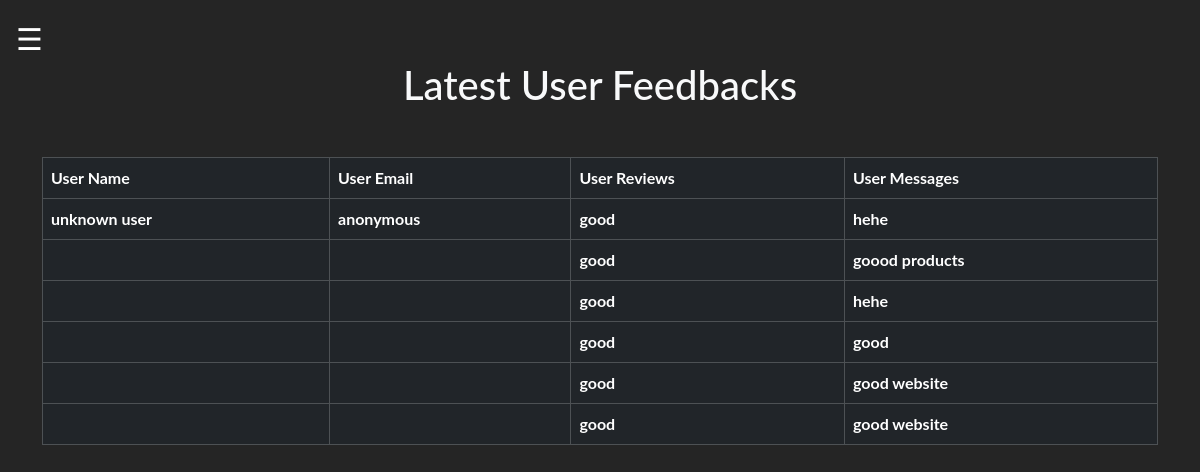
The page /admin/index.php (signed in) on the database its author committed.
### tables this page shows
CREATE TABLE `feedback` (
  `id` int(11) NOT NULL,
  `u_name` varchar(100) NOT NULL,
  `u_email` varchar(100) NOT NULL,
  `u_review` varchar(100) NOT NULL,
  `u_message` varchar(5000) NOT NULL
);

### admin/index.php (the view, shortened to what this page needs)
<!DOCTYPE html>
<html lang="en">
<head>
    <link href="https://cdn.jsdelivr.net/npm/bootstrap@5.3.1/dist/css/bootstrap.min.css" rel="stylesheet">
</head>
<body>
    <?php include('navbar.php') ?>
  <div id="main">
  <span style="font-size:30px;cursor:pointer; color:white;" onclick="openNav()">&#9776; </span>
  <div class="container ">
  <h1 class="text-center mb-4 text-light ">Latest User Feedbacks</h1>
  <table class="table table-dark table-bordered mt-5">
    <thead>
      <tr>
          <th scope="col">User Name</th>
          <th scope="col">User Email</th>
          <th scope="col">User Reviews</th>
          <th scope="col">User Messages</th>
      </tr>
    </thead>
    <tbody>
    <?php
      include('../connection.php');
      $select_feedback_query = "SELECT * FROM `feedback` ORDER BY `id` DESC LIMIT 10";
      $query_run = mysqli_query($conn , $select_feedback_query);
      while($feedback_review = mysqli_fetch_array($query_run)){
      ?>
      <tr>
        <th scope="row"><?php echo $feedback_review['u_name']?></th>
        <th><?php echo $feedback_review['u_email']?></th>
        <th><?php echo $feedback_review['u_review']?></th>
        <th><?php echo $feedback_review['u_message']?></th>
      </tr>
      <?php }?>
    </tbody>
  </table>
  </div>
</div>
</body>
</html>

### admin/index.php (style rules this page uses)
body { background-color:#252525; }

### admin/navbar.php (style rules this page uses)
body { font-family: "Lato", sans-serif; }
#main { transition: margin-left .5s; padding: 16px; }

### rows shown on the page
feedback: u_name "unknown user", u_email "anonymous", u_review "good", u_message "hehe"
feedback: u_review "good", u_message "goood products"
feedback: u_review "good", u_message "hehe"
feedback: u_review "good", u_message "good"
feedback: u_review "good", u_message "good website"
feedback: u_review "good", u_message "good website"
